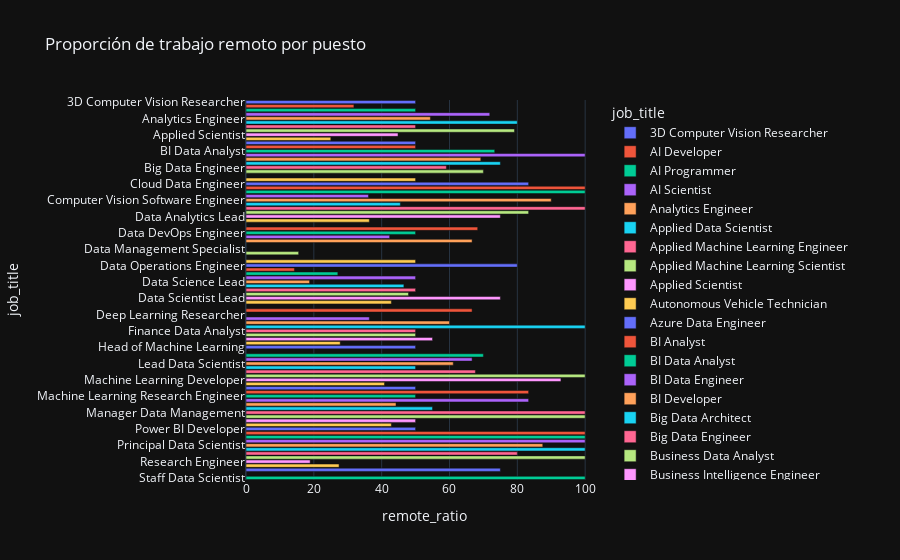

Notebook code for this chart:
### Markdown cell above
¿Cuál es la proporción de trabajo remoto entre diferentes roles de trabajo?

### Code cell
#Calculamos la media de la proporción de trabajo remoto para cada puesto
average_remote = df.groupby('job_title')['remote_ratio'].mean().reset_index()
#creamos la gráfica
fig = px.bar(average_remote, y='job_title', x='remote_ratio', title='Proporción de trabajo remoto por puesto', template='plotly_dark', color='job_title')
fig.show()
